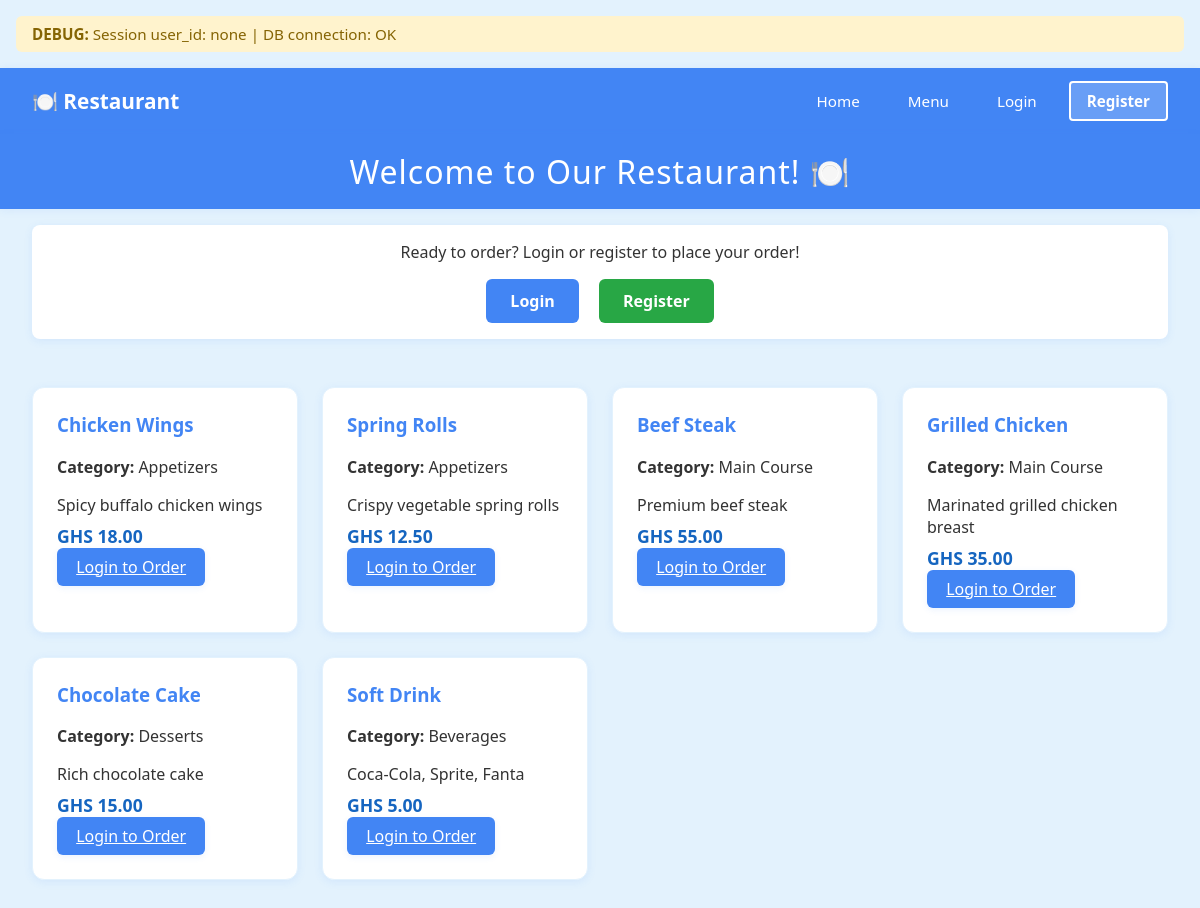
The page / on the database its author committed.
### tables this page shows
CREATE TABLE IF NOT EXISTS menu_items (
    item_id INT AUTO_INCREMENT PRIMARY KEY,
    category_id INT NOT NULL,
    item_name VARCHAR(100) NOT NULL,
    description TEXT,
    price DECIMAL(10, 2) NOT NULL,
    image_url VARCHAR(255),
    is_available BOOLEAN DEFAULT TRUE,
    FOREIGN KEY (category_id) REFERENCES categories(category_id) ON DELETE CASCADE
);

CREATE TABLE IF NOT EXISTS categories (
    category_id INT AUTO_INCREMENT PRIMARY KEY,
    category_name VARCHAR(50) NOT NULL,
    description TEXT,
    display_order INT DEFAULT 0,
    is_active BOOLEAN DEFAULT TRUE
);

### index.php (the view, shortened to what this page needs)
<?php
include 'config/db.php';
echo '<div style="background:#fff3cd;color:#856404;padding:0.5rem 1rem;margin:1rem;border-radius:6px;font-size:0.95rem;">';
echo '<strong>DEBUG:</strong> Session user_id: ' . (isset($_SESSION['user_id']) ? $_SESSION['user_id'] : 'none');
echo ' | DB connection: ' . ($conn ? 'OK' : 'FAIL');
echo '</div>';
?>
<!DOCTYPE html>
<html lang="en">
<head>
    <link rel="stylesheet" href="assets/css/style.css">
</head>
<body>
    <?php include 'includes/navbar.php'; ?>
    <div class="header">Welcome to Our Restaurant! 🍽️</div>
    <?php
    if (!isset($_SESSION['user_id'])):
    ?>
    <div style="text-align: center; padding: 1rem; margin-bottom: 1rem; background: white; margin: 1rem 2rem; border-radius: 8px; box-shadow: 0 2px 8px rgba(66,133,244,0.1);">
        <p style="color: #333; margin: 0 0 1rem 0;">Ready to order? Login or register to place your order!</p>
        <a href="auth/login.php" style="display: inline-block; background: #4285F4; color: white; padding: 0.7rem 1.5rem; border-radius: 6px; text-decoration: none; font-weight: bold; margin-right: 1rem;">Login</a>
        <a href="auth/register.php" style="display: inline-block; background: #28a745; color: white; padding: 0.7rem 1.5rem; border-radius: 6px; text-decoration: none; font-weight: bold;">Register</a>
    </div>
    <?php endif; ?>
    <div class="menu">
        <?php
        $sql = "SELECT m.item_id, m.item_name, m.description, m.price, c.category_name FROM menu_items m JOIN categories c ON m.category_id = c.category_id WHERE m.is_available = 1 ORDER BY c.display_order, m.item_name";
        $result = $conn->query($sql);
        if ($result && $result->num_rows > 0) {
            while ($row = $result->fetch_assoc()) {
                echo '<div class="menu-card">';
                echo '<h3>' . htmlspecialchars($row['item_name']) . '</h3>';
                echo '<p><strong>Category:</strong> ' . htmlspecialchars($row['category_name']) . '</p>';
                echo '<p>' . htmlspecialchars($row['description']) . '</p>';
                echo '<div class="price">GHS ' . number_format($row['price'], 2) . '</div>';
                if (isset($_SESSION['user_id'])) {
                    echo '<button class="order-btn" onclick="showOrderMessage(\'' . addslashes($row['item_name']) . '\')">Order</button>';
                } else {
                    echo '<a href="auth/login.php" class="order-btn" style="display: inline-block; text-align: center;">Login to Order</a>';
                }
                echo '</div>';
            }
        } else {
            echo '<p style="text-align: center; grid-column: 1 / -1;">No menu items found. Please check back later!</p>';
        }
        ?>
    </div>
</body>
</html>

### includes/navbar.php (shortened to what this page needs)
<?php
$is_logged_in = isset($_SESSION['user_id']);
?>
<nav class="navbar">
    <div class="navbar-container">
        <a href="<?php echo $is_logged_in ? '../index.php' : '../index.php'; ?>" class="navbar-brand">🍽️ Restaurant</a>
        <div class="navbar-menu">
            <a href="../index.php" class="nav-link">Home</a>
            <a href="../customer/menu.php" class="nav-link">Menu</a>
            <?php if ($is_logged_in): ?>
                <a href="../customer/my_orders.php" class="nav-link">My Orders</a>
                <a href="../customer/profile.php" class="nav-link">Profile</a>
                <span class="nav-user">👤 <?php echo htmlspecialchars($_SESSION['full_name']); ?></span>
                <a href="../auth/logout.php" class="nav-link logout-btn">Logout</a>
            <?php else: ?>
                <a href="../auth/login.php" class="nav-link">Login</a>
                <a href="../auth/register.php" class="nav-link register-btn">Register</a>
            <?php endif; ?>
        </div>
    </div>
</nav>

### assets/css/style.css (style rules this page uses)
:root { --google-blue: #4285F4; --baby-blue: #e3f2fd; --hover-blue: #1565c0; --white: #fff; --gray: #f5f5f5; }
body { font-family: 'Segoe UI', Arial, sans-serif; background: var(--baby-blue); margin: 0; padding: 0; }
.navbar { background: var(--google-blue); padding: 0; box-shadow: 0 2px 8px rgba(66,133,244,0.15); }
.navbar-container { display: flex; justify-content: space-between; align-items: center; padding: 0.8rem 2rem; max-width: 1200px; margin: 0 auto; }
.navbar-brand { font-size: 1.3rem; font-weight: bold; color: white; text-decoration: none; transition: transform 0.2s; }
.navbar-menu { display: flex; gap: 1rem; align-items: center; }
.nav-link { color: white; text-decoration: none; padding: 0.5rem 1rem; border-radius: 4px; transition: background 0.2s; font-size: 0.95rem; }
.register-btn { background: rgba(255,255,255,0.2); border: 2px solid white; font-weight: bold; }
.header { background: var(--google-blue); color: var(--white); padding: 1rem 2rem; text-align: center; font-size: 2rem; letter-spacing: 1px; box-shadow: 0 2px 8px rgba(66,133,244,0.08); }
.menu { display: grid; grid-template-columns: repeat(auto-fit, minmax(220px, 1fr)); gap: 1.5rem; padding: 2rem; }
.menu-card { background: var(--white); border-radius: 12px; box-shadow: 0 2px 8px rgba(66,133,244,0.10); padding: 1.5rem; transition: transform 0.2s, box-shadow 0.2s; border: 1px solid var(--baby-blue); }
.menu-card h3 { color: var(--google-blue); margin-top: 0; }
.menu-card p { color: #333; margin-bottom: 0.5rem; }
.menu-card .price { font-weight: bold; color: var(--hover-blue); font-size: 1.1rem; }
.order-btn { background: var(--google-blue); color: var(--white); border: none; padding: 0.5rem 1.2rem; border-radius: 6px; cursor: pointer; font-size: 1rem; transition: background 0.2s, box-shadow 0.2s; box-shadow: 0 2px 6px rgba(66,133,244,0.10); }

### rows shown on the page
menu_items: item_name "Chicken Wings", category.category_name "Appetizers", description "Spicy buffalo chicken wings", price "18.00"
menu_items: item_name "Spring Rolls", category.category_name "Appetizers", description "Crispy vegetable spring rolls", price "12.50"
menu_items: item_name "Beef Steak", category.category_name "Main Course", description "Premium beef steak", price "55.00"
menu_items: item_name "Grilled Chicken", category.category_name "Main Course", description "Marinated grilled chicken breast", price "35.00"
menu_items: item_name "Chocolate Cake", category.category_name "Desserts", description "Rich chocolate cake", price "15.00"
menu_items: item_name "Soft Drink", category.category_name "Beverages", description "Coca-Cola, Sprite, Fanta", price "5.00"
